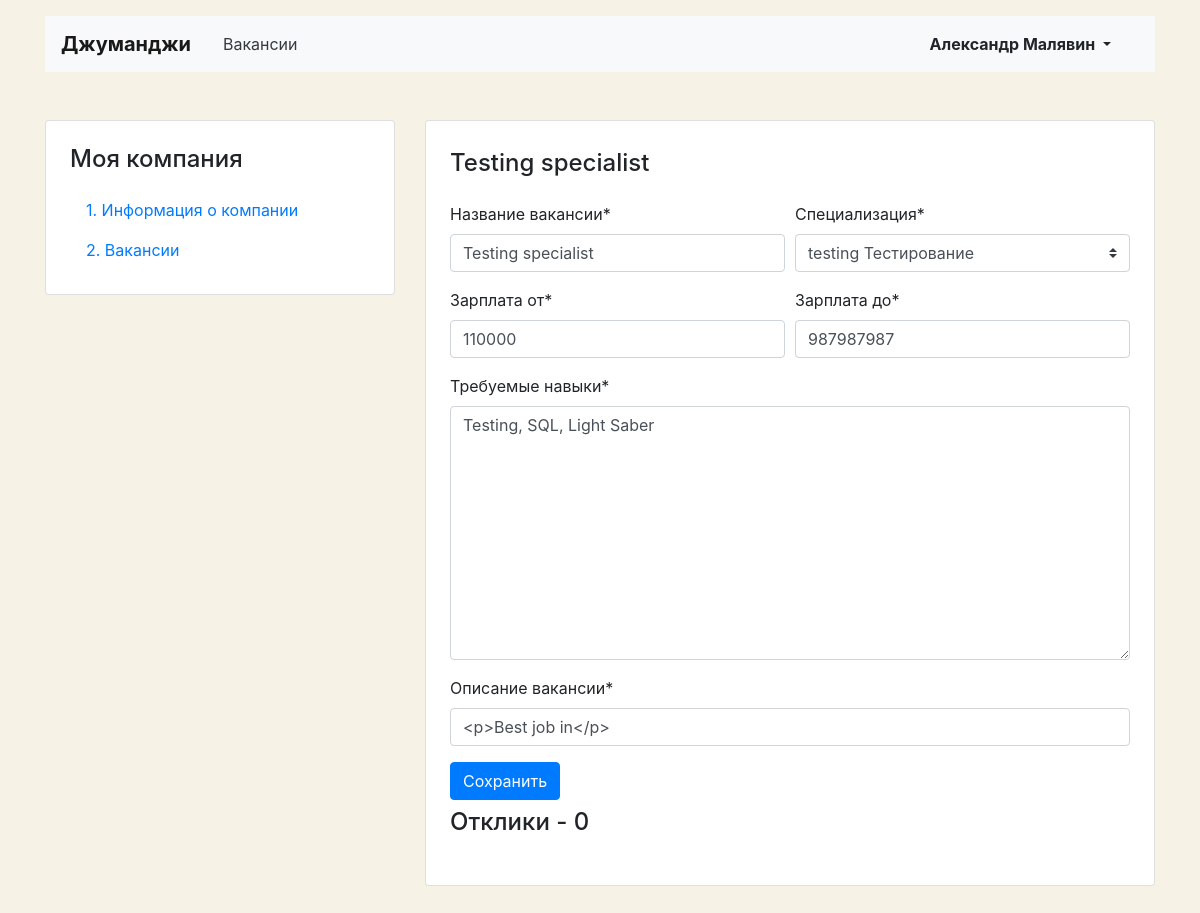
The page /mycompany/vacancies/42/ (signed in) on the database its author committed.
### main/models.py (models this page shows, shortened)
class Vacancy(models.Model):
    title = models.CharField(max_length=120)
    specialty = models.ForeignKey(Specialty, on_delete=models.CASCADE, related_name='vacancies')
    company = models.ForeignKey(Company, on_delete=models.CASCADE, related_name='companies')
    skills = models.TextField()
    description = models.TextField()
    salary_min = models.PositiveIntegerField()
    salary_max = models.PositiveIntegerField()
    published_at = models.DateField(default=date.today)

class Specialty(models.Model):
    code = models.CharField(max_length=15)
    title = models.CharField(max_length=120)
    picture = models.ImageField(default="https://place-hold.it/100x60", upload_to=MEDIA_SPECIALITY_IMAGE_DIR)
    def __str__(self):
        return f'{self.code} {self.title}'

### main/views/my_vacancy.py (the view, shortened to what this page needs)
# urls.py: path('mycompany/vacancies/<int:vac_id>/', vacancy.MyVacancy.as_view(), name='my_company_vacancy'),
class MyVacancy(LoginRequiredMixin, View):
    redirect_field_name = 'login'
    def get(self, request, vac_id):
        vacancy = get_object_or_404(Vacancy, id=vac_id, company__owner=request.user)
        vacancy_form = VacancyForm(instance=vacancy)
        applications = Application.objects.filter(vacancy__id=vac_id)
        ctx = {
            'vacancy': vacancy,
            'vacancy_form': vacancy_form,
            'applications': applications,
        }
        return render(request, 'main/my_vacancy/my_vacancy.html', ctx)

### main/forms.py (shortened to what this page needs)
class VacancyForm(forms.ModelForm):
    description = forms.CharField(widget=TinyMCE, label='Описание вакансии')
    def __init__(self, *args, **kwargs):
        super().__init__(*args, **kwargs)
        self.helper = FormHelper()
        self.helper.form_method = 'post'
        self.helper.layout = Layout(
            Row(
                Column('title'),
                Column('specialty'),
            ),
            Row(
                Column('salary_min'),
                Column('salary_max'),
            ),
            'skills',
            'description',
            Submit('submit', 'Сохранить'),
        )
    class Meta:
        model = Vacancy
        fields = ('title', 'specialty', 'salary_min', 'salary_max', 'skills', 'description')
        labels = {'title': 'Название вакансии',
                  'specialty': 'Специализация',
                  'skills': 'Требуемые навыки',
                  'description': 'Описание вакансии',
                  'salary_min': 'Зарплата от',
                  'salary_max': 'Зарплата до',
                  }

### main/templates/main/my_vacancy/my_vacancy.html (shortened to what this page needs)
{% extends 'main/base/account_base.html' %}
{% load crispy_forms_tags %}
{% block content %}
<main class="container mt-3 pb-5">
    <div class="row mt-5">
        {% include 'main/base/account_side_menu.html'%}
        <div class="col-12 col-lg-8">
            <div class="card">
                <div class="card-body px-4 pb-4 tab-content">
                    <section>
                <h2 class="h4 pt-2 pb-3">{{vacancy.title}}</h2>
                {% crispy vacancy_form %}
                <h2 class="h4 pt-2 pb-3">Отклики - {{applications.count}}</h2>
                </section>
            </div>
        </div>
    </div>
    </div>
</main>
{% endblock %}

### main/templates/main/base/account_base.html (shortened to what this page needs)
<!DOCTYPE html>
<html lang="ru">
<head>
  <link rel="stylesheet" href="https://stackpath.bootstrapcdn.com/bootstrap/4.3.1/css/bootstrap.min.css">
</head>
<body>
  <header class="container mt-3">
    <nav class="navbar navbar-expand-lg navbar-light bg-light">
      <a class="navbar-brand mr-4 font-weight-bold" href="{% url 'main' %}">Джуманджи</a>
      <div class="collapse navbar-collapse justify-content-between" id="navbarNav">
        <ul class="navbar-nav col-10">
          <li class="nav-item">
            <a class="nav-link text-dark " href="{% url 'vacancies' %}">Вакансии</a>
          </li>
        </ul>
        <ul class="navbar-nav col-2 justify-content-end">
          <li class="nav-item active">
            <div class="btn-group">
              <button type="button" class="btn dropdown-toggle font-weight-bold" data-toggle="dropdown" aria-haspopup="true" aria-expanded="false">
                  {{user.first_name}} {{user.last_name}}
              </button>
            </div>
          </li>
        </ul>
      </div>
    </nav>
  </header>
{% block content %}
{% endblock %}
</body>
</html>

### main/templates/main/base/account_base.html (style rules this page uses)
body { background-color: #F6F2E6; }

### rows shown on the page
Vacancy: title "Testing specialist", specialty "testing Тестирование", salary_min "110000", salary_max "987987987", skills "Testing, SQL, Light Saber", description "<p>Best job in</p>"

### other values the page prints
{{ user.first_name }} "Александр"
{{ user.last_name }} "Малявин"
{{ applications.count }} "0"
